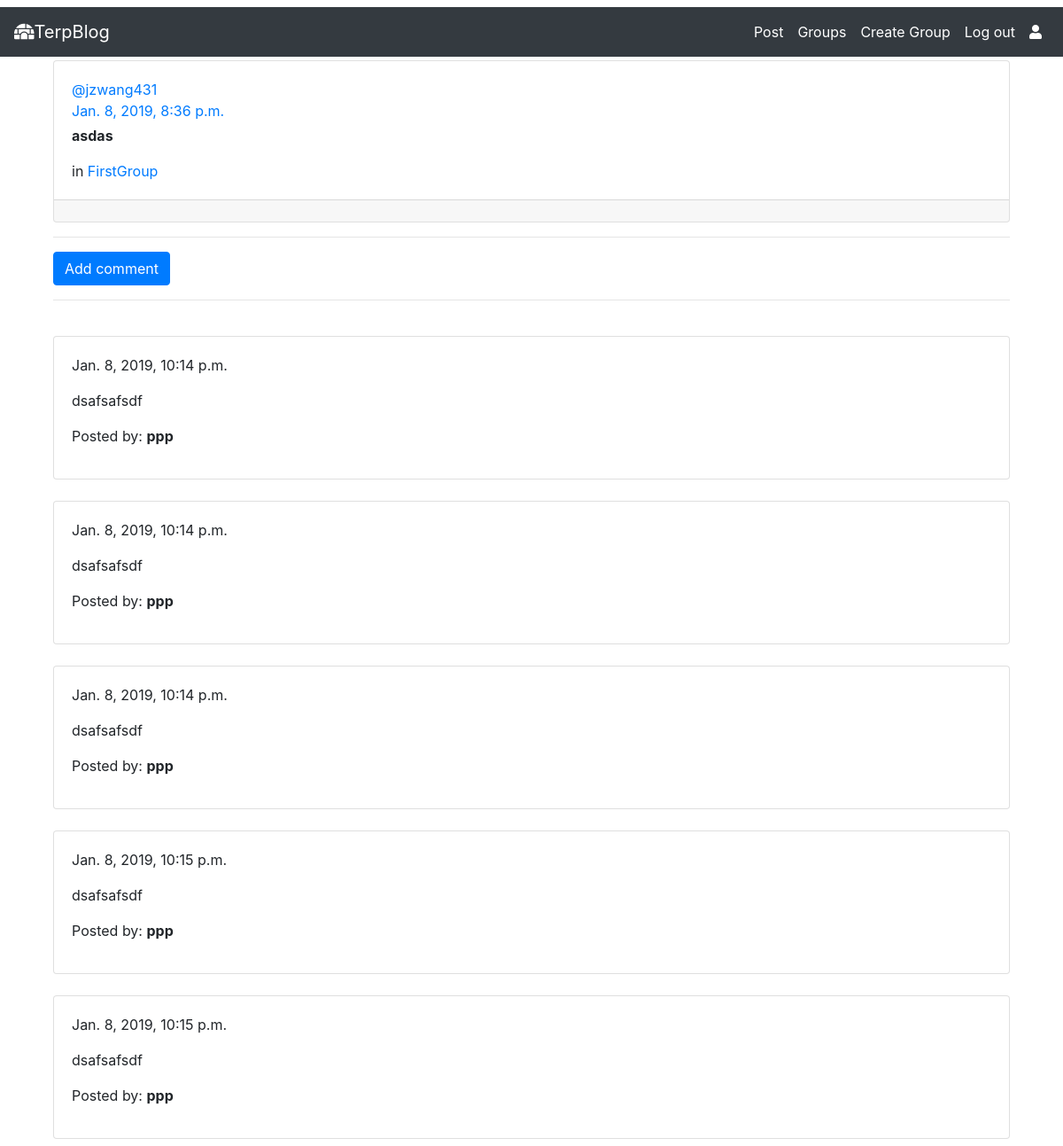
/posts/by/jzwang431/9/ (signed in), run on the app's committed database.
### posts/models.py (models this page shows, shortened)
class Post(models.Model):
    user = models.ForeignKey(User, related_name="posts",
                             on_delete=models.CASCADE)
    created_at = models.DateTimeField(auto_now=True)
    message = models.TextField()
    message_html = models.TextField(editable=False)
    group = models.ForeignKey(
        Group, related_name="posts", null=True, blank=True, on_delete=models.CASCADE)
    class Meta:
        ordering = ["-created_at"]
        unique_together = ["user", "message"]

class Comment(models.Model):
    post = models.ForeignKey(
        'Post', related_name='comments', on_delete=models.CASCADE)
    author = models.CharField(max_length=255)
    text = models.TextField()
    created_date = models.DateTimeField(default=timezone.now)

### groups/models.py (models this page shows, shortened)
class Group(models.Model):
    name = models.CharField(max_length=255, unique=True)
    slug = models.SlugField(allow_unicode=True, unique=True)
    description = models.TextField(blank=True, default='')
    description_html = models.TextField(editable=False, default='', blank=True)
    members = models.ManyToManyField(User, through="GroupMember")
    class Meta:
        ordering = ["name"]

### posts/views.py (the view)
# urls.py: path("by/<username>/<int:pk>/", views.PostDetail.as_view(), name="single"),
class PostDetail(SelectRelatedMixin, generic.DetailView):
    model = models.Post
    select_related = ("user", "group")
    def get_queryset(self):
        queryset = super().get_queryset()
        return queryset.filter(
            user__username__iexact=self.kwargs.get("username")
        )

### posts/templates/posts/post_detail.html
{% extends "posts/post_base.html" %}
{% block post_content %}
{% include "posts/_post.html" %}
<hr>
<a class="btn btn-primary btn-comment" href="{% url 'posts:add_comment_to_post' pk=post.pk %}">Add comment</a>
<hr>
{% for comment in post.comments.all %}
<br>
{% if user.is_authenticated %}
<div class="card">
    <div class="card-body">
        {{ comment.created_date }}
        <p>{{ comment.text|safe|linebreaks }}</p>
        <p>Posted by: <strong>{{ comment.author }}</strong></p>
    </div>
</div>
{% endif %}
{% empty %}
<p>No comments posted.</p>
{% endfor %}
{% endblock %}

### posts/templates/posts/_post.html (shortened to what this page needs)
<div class="card">
	<div class="card-body">
		<a href="{% url 'posts:for_user' username=post.user.username %}">@{{ post.user.username }}</a><br>
		<time class="time"><a href="{% url 'posts:single' username=post.user.username pk=post.pk %}">{{ post.created_at }}</a></time>
		<div class="pt-1"><strong>{{ post.message_html|safe }}</strong></div>
		{% if post.group %}
		<span class="group-name">in <a href="{% url 'groups:single' slug=post.group.slug %}">{{ post.group.name }}</a></span>
		{% endif %}
	</div>
	<div class="card-footer">
	</div>
</div>

### data on the page
Post: user.username "jzwang431", created_at "Jan. 8, 2019, 8:36 p.m.", message_html "asdas", group.name "FirstGroup"
Comment: created_date "Jan. 8, 2019, 10:14 p.m.", text "dsafsafsdf", author "ppp"
Comment: created_date "Jan. 8, 2019, 10:14 p.m.", text "dsafsafsdf", author "ppp"
Comment: created_date "Jan. 8, 2019, 10:14 p.m.", text "dsafsafsdf", author "ppp"
Comment: created_date "Jan. 8, 2019, 10:15 p.m.", text "dsafsafsdf", author "ppp"
Comment: created_date "Jan. 8, 2019, 10:15 p.m.", text "dsafsafsdf", author "ppp"
